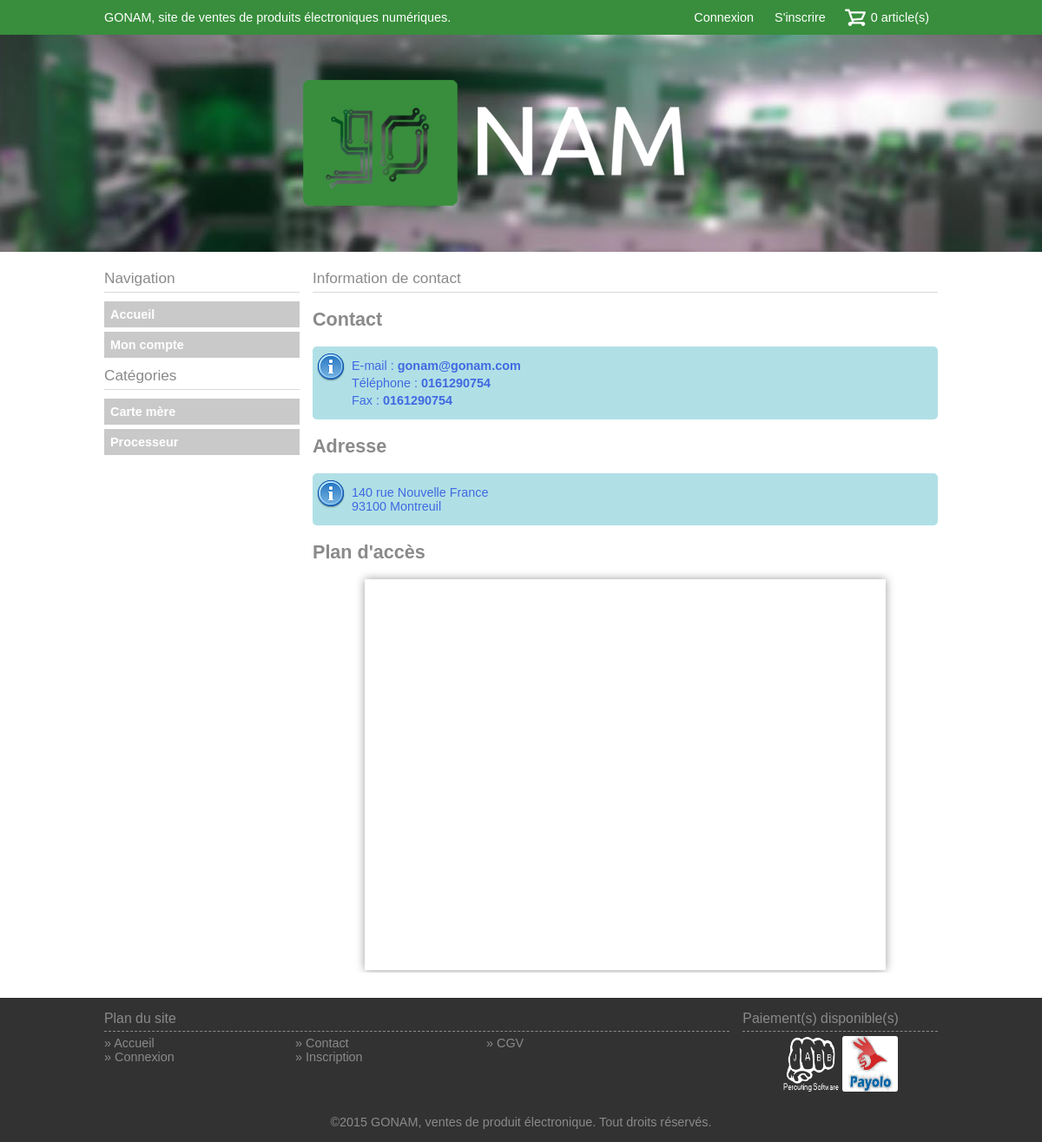
The app's page /index.php?m=contact with its own data.
### tables this page shows
CREATE TABLE IF NOT EXISTS `category` (
  `id_category` int(11) NOT NULL AUTO_INCREMENT,
  `category_name` varchar(64) DEFAULT NULL,
  `category_description` text,
  `id_category_mother` int(11) DEFAULT NULL,
  PRIMARY KEY (`id_category`),
  KEY `FK_category_id_category_mother` (`id_category_mother`)
);

CREATE TABLE IF NOT EXISTS `firm` (
  `id_firm` int(11) NOT NULL AUTO_INCREMENT,
  `firm_name` varchar(64) NOT NULL,
  `firm_description` text,
  `firm_address` text NOT NULL,
  `firm_city` varchar(64) NOT NULL,
  `firm_postcode` varchar(8) DEFAULT NULL,
  `firm_phone` varchar(13) NOT NULL,
  `firm_fax` varchar(13) NOT NULL,
  `firm_mail` varchar(128) NOT NULL,
  PRIMARY KEY (`id_firm`)
);

### apps/modules/Contact.php (called while the page is built, shortened)
<?php if ( ! defined('BASEPATH')) exit('No direct script access allowed');
class Contact extends Controller {
	public function index() {
		$this->view->load('home/contact.php', array('data' => $this->firmMng->getfirm(1)));
	}
}

### index.php (called while the page is built, shortened)
<?php
	require_once SYSPATH . 'Core.php';
?>

### system/Controller.php (called while the page is built, shortened)
<?php if ( ! defined('BASEPATH')) exit('No direct script access allowed');
class Controller {
	private static $instance;
	public function __construct() {
		self::$instance =& $this;
	}
	public static function &getInstance() {
		return self::$instance;
	}
}

### system/Model.php (called while the page is built)
<?php if ( ! defined('BASEPATH')) exit('No direct script access allowed');
class Model {
	public function __get($key) {
		$FW =& getInstance();
		return $FW->$key;
	}
}

### apps/models/Categorie_model.php (called while the page is built, shortened)
<?php if ( ! defined('BASEPATH')) exit('No direct script access allowed');
class Categorie_model extends Model {
	public function getAllCategoriesRacines(){
		$pdo =& $this->pdodb->loadPDO();
        $selectPreparee = $pdo->query('SELECT * FROM category WHERE id_category_mother IS NULL');
        return $selectPreparee->fetchAll(PDO::FETCH_OBJ);
	}
}
?>

### apps/models/Firm_model.php (called while the page is built, shortened)
<?php if ( ! defined('BASEPATH')) exit('No direct script access allowed');
class Firm_model extends Model {
	public function getfirm($id){
		$pdo =& $this->pdodb->loadPDO();
		$selectPreparee = $pdo->prepare('SELECT * FROM firm where id_firm = ?');
		$selectPreparee->execute(array($id));
		return  $selectPreparee->fetch(PDO::FETCH_OBJ);
	}
}

### apps/views/home/contact.php (the view)
<?php if ( ! defined('BASEPATH')) exit('No direct script access allowed');
include(APPPATH . 'views/head.php');
?>
<div class="title">Information de contact</div>
<h2>Contact</h2>
<div class="notice info">
	<p>E-mail : <b><?php echo htmlentities($data->firm_mail); ?></b></p>
	<p>Téléphone : <b><?php echo htmlentities($data->firm_phone); ?></b></p>
	<p>Fax : <b><?php echo htmlentities($data->firm_fax); ?></b> </p>
</div>
<h2>Adresse</h2>
<div class="notice info">
	<p>
		<?php echo htmlentities($data->firm_address); ?><br />
		<?php echo htmlentities($data->firm_postcode) . ' ' . htmlentities($data->firm_city); ?>
	</p>
</div>
<h2>Plan d'accès</h2>
<div class="txtcenter">
	<iframe style="box-shadow:0 0 10px #999;" src="https://www.google.com/maps/embed?pb=!1m14!1m8!1m3!1d2624.7812807079627!2d2.4644079999999997!3d48.862381!3m2!1i1024!2i768!4f13.1!3m3!1m2!1s0x47e612ae6a556ee1%3A0x6aa2df8d4d5f21d9!2s140+Rue+de+la+Nouvelle+France%2C+IUT+de+Montreuil%2C+93100+Montreuil!5e0!3m2!1sfr!2sfr!4v1422132684903" width="600" height="450" frameborder="0"></iframe>
</div>
<?php include(APPPATH . 'views/foot.php'); ?>

### apps/views/nav.php (shortened to what this page needs)
<div class="title">Navigation</div>
<ul class="nav">
	<li><a href="<?php echo getURL('home'); ?>">Accueil</a></li>
	<li><a href="<?php echo getURL('account', 'home'); ?>">Mon compte</a></li>
</ul>
<div class="title">Catégories</div>
<ul class="nav">
	<?php $categoriesNav = getRootCategories();
	foreach ($categoriesNav as $category) { ?>
		<li><a href="<?php echo getURL('article', 'afficherListeArticle', array('idcategorie' => $category->id_category)); ?>"><?php echo htmlentities($category->category_name); ?></a></li>
	<?php } ?>
</ul>

### public/css/style-ecom.css (style rules this page uses)
body { background:#323232; font-size:0.9em; font-family:Exo2, Helvetica, sans-serif; color:#8A8A8A; }
.title { font-size:1.2em; border-bottom:1px solid #d9d9d9; padding:0 0 5px 0; margin-bottom:5px; }
.nav { margin:0; padding:5px 0; list-style:none; }
.nav li a { display:block; width:100%; min-width:100px; padding:7px 0; margin-bottom:5px; background:#c9c9c9; color:#fff; text-decoration:none; text-indent:7px; }
.notice { width:100%; padding:10px 0; border-radius:5px; margin:5px 0; }
.notice p { padding:0 10px 0 45px; margin:4px 0; }
.notice.info { background:#B0E0E6 url('../imgs/icons/ntinfo.png') no-repeat 5px 8px; color:#4169E1; }
.txtcenter { text-align:center; }
section a { text-decoration:none; color:#2455c3; font-weight:bold; }

### records on screen
category: category_name "Carte mère"
category: category_name "Processeur"
firm: firm_mail "gonam@gonam.com", firm_phone "0161290754", firm_fax "0161290754", firm_address "140 rue Nouvelle France", firm_postcode "93100", firm_city "Montreuil"

### other values on screen
countArticleInCart() "0"
